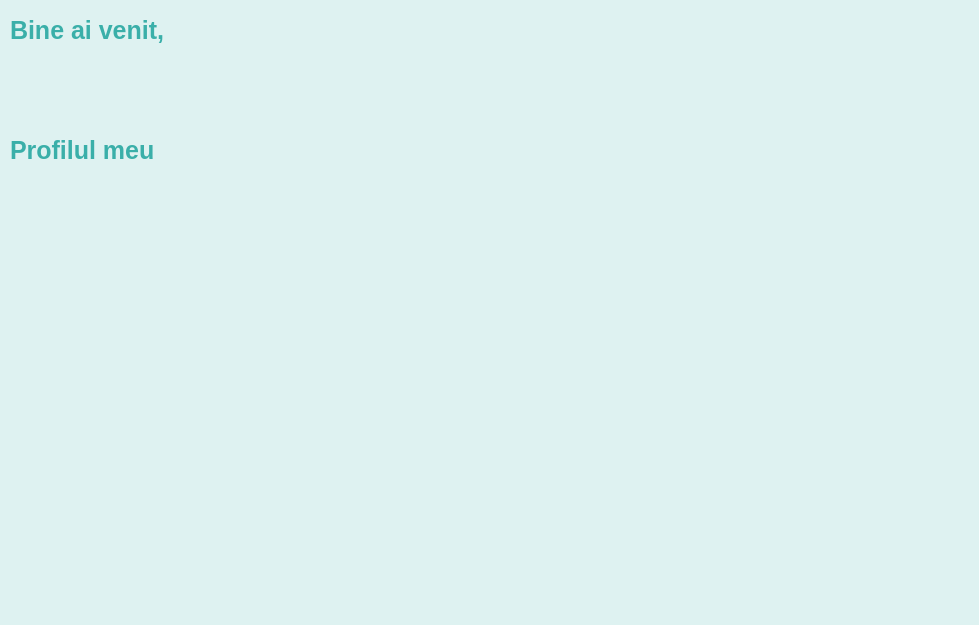
<?xml version="1.0" encoding="UTF-8"?>
<ui version="4.0">
 <class>profiladmin</class>
 <widget class="QDialog" name="profiladmin">
  <property name="geometry">
   <rect>
    <x>0</x>
    <y>0</y>
    <width>979</width>
    <height>625</height>
   </rect>
  </property>
  <property name="windowTitle">
   <string>Dialog</string>
  </property>
  <property name="styleSheet">
   <string notr="true">background-color: rgb(222, 242, 241);</string>
  </property>
  <widget class="QLabel" name="label_welcome">
   <property name="geometry">
    <rect>
     <x>10</x>
     <y>10</y>
     <width>951</width>
     <height>41</height>
    </rect>
   </property>
   <property name="font">
    <font>
     <pointsize>-1</pointsize>
     <bold>true</bold>
    </font>
   </property>
   <property name="styleSheet">
    <string notr="true">color: rgb(58, 175, 169);
font-size: 25px;</string>
   </property>
   <property name="text">
    <string>Bine ai venit, </string>
   </property>
  </widget>
  <widget class="QLabel" name="label_3">
   <property name="geometry">
    <rect>
     <x>10</x>
     <y>130</y>
     <width>161</width>
     <height>41</height>
    </rect>
   </property>
   <property name="font">
    <font>
     <pointsize>-1</pointsize>
     <bold>true</bold>
    </font>
   </property>
   <property name="styleSheet">
    <string notr="true">color: rgb(58, 175, 169);
font-size: 25px;</string>
   </property>
   <property name="text">
    <string>Profilul meu</string>
   </property>
  </widget>
  <widget class="QLabel" name="label_nume">
   <property name="geometry">
    <rect>
     <x>10</x>
     <y>170</y>
     <width>861</width>
     <height>51</height>
    </rect>
   </property>
   <property name="text">
    <string/>
   </property>
  </widget>
 </widget>
 <resources/>
 <connections/>
</ui>
